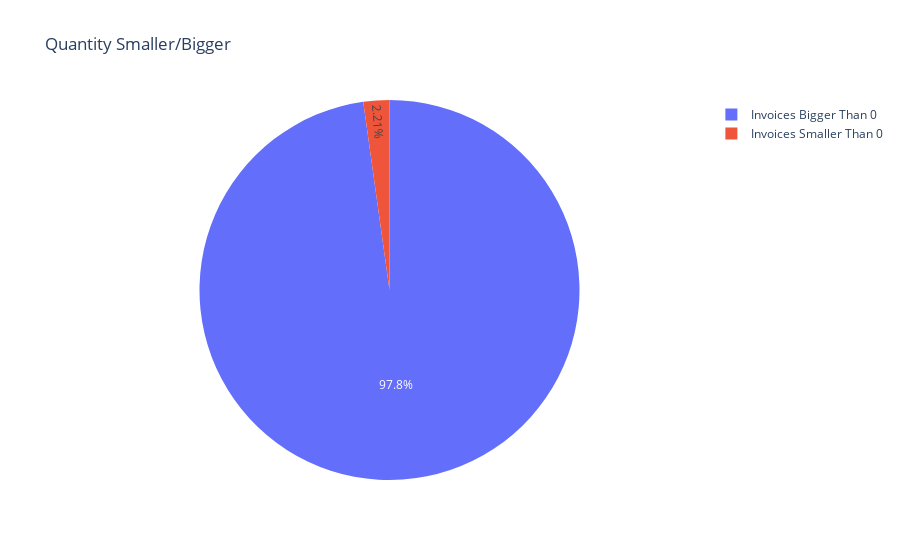

Source (notebook cell):
### Code cell
fig = px.pie(quantity_values, 
             values = quantity_values['Quantity'], 
             names = quantity_values.index, 
             title = 'Quantity Smaller/Bigger')

fig.show()

### Figure 1 — Plotly figure (JSON) as saved in the notebook; plotly's stock layout.template omitted (floating-point values rounded to 4 significant figures)
{"data": [{"domain": {"x": [0, 1], "y": [0, 1]}, "hovertemplate": "index=%{label}<br>Quantity=%{value}<extra></extra>", "labels": ["Invoices Bigger Than 0", "Invoices Smaller Than 0"], "legendgroup": "", "name": "", "showlegend": true, "type": "pie", "values": [392732, 8872]}], "layout": {"legend": {"tracegroupgap": 0}, "title": {"text": "Quantity Smaller/Bigger"}}}
